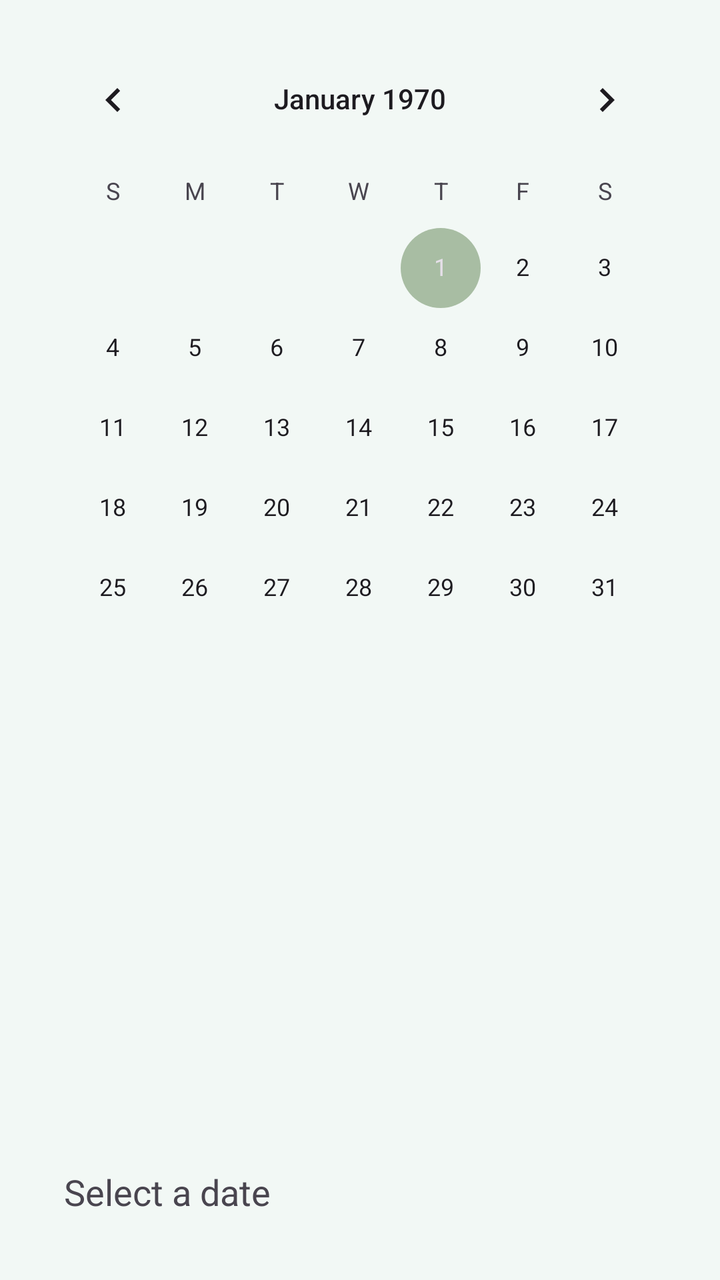
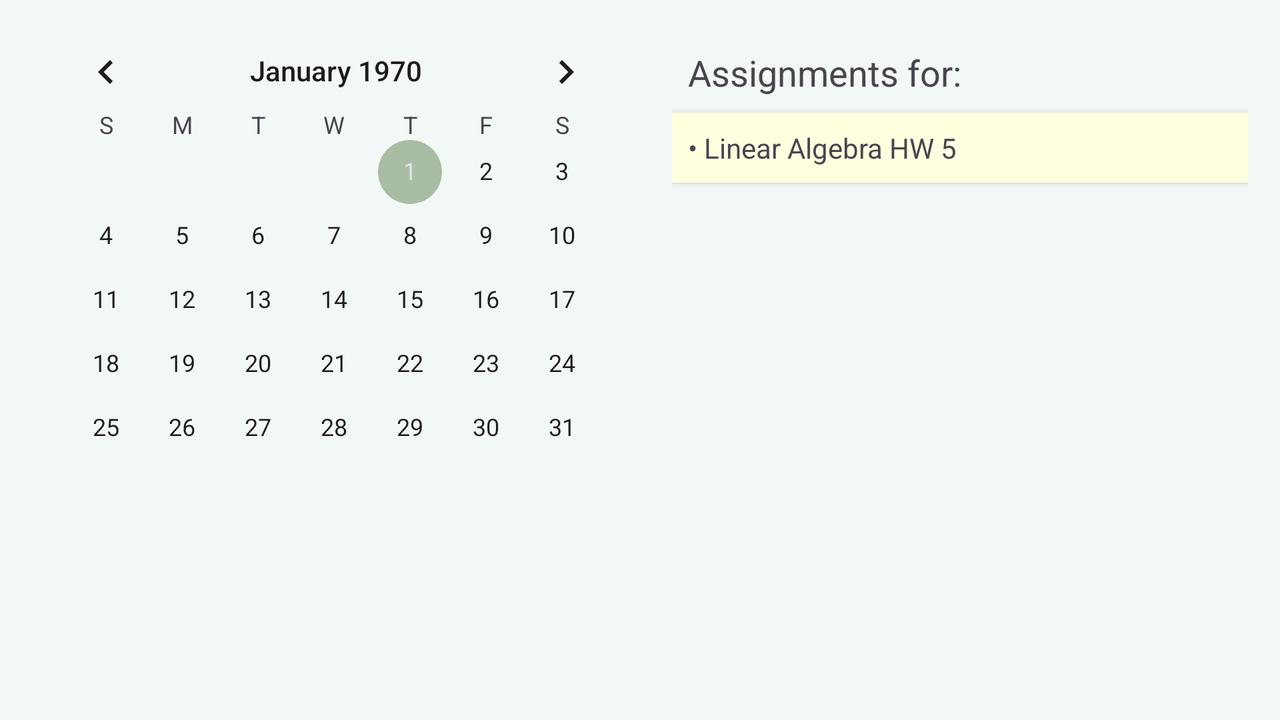

One screen, two layout resources from the same app: the default and the repository's alternative for another configuration. Each is rendered where Android would select it; the XML of both is given below.
<!-- AndroidManifest.xml: application theme Theme.CSE476Project -->
<!-- res/layout/calendar_activity.xml -->
<?xml version="1.0" encoding="utf-8"?>
<LinearLayout
    xmlns:android="http://schemas.android.com/apk/res/android"
    android:layout_width="match_parent"
    android:layout_height="match_parent"
    android:orientation="vertical"
    android:padding="16dp">

    <CalendarView
        android:id="@+id/calendarView"
        android:layout_width="match_parent"
        android:layout_height="0dp"
        android:layout_weight="1" />

    <TextView
        android:id="@+id/textViewDateDetails"
        android:layout_width="match_parent"
        android:layout_height="wrap_content"
        android:text="Select a date"
        android:textSize="18sp"
        android:padding="16dp"/>



</LinearLayout>
<!-- resources referenced by this layout -->
<resources>
  <style name="Theme.CSE476Project" parent="Base.Theme.CSE476Project" />
  <style name="Base.Theme.CSE476Project" parent="Theme.Material3.DayNight.NoActionBar">
          
          
          <item name="colorPrimary">@color/green</item>
          <item name="colorPrimaryVariant">@color/green</item>
          <item name="colorOnPrimary">@color/white</item>
  
          <item name="colorSecondary">@color/accent_green</item>
          <item name="colorSecondaryVariant">@color/accent_green</item>
          <item name="colorOnSecondary">@color/black</item>
  
          <item name="android:colorBackground">@color/light_green_bg</item>
          <item name="colorSurface">@color/white</item>
          <item name="colorOnSurface">@color/black</item>
  
          <item name="colorControlHighlight">@color/accent_green</item>
  
          <item name="buttonStyle">@style/Widget.MaterialComponents.Button</item>
      </style>
  <color name="green">#18453B</color>
  <color name="white">#FFFFFFFF</color>
  <color name="accent_green">#A8BDA3</color>
  <color name="black">#FF000000</color>
  <color name="light_green_bg">#F2F8F5</color>
</resources>
<!-- res/layout-land/calendar_activity.xml (the repository's variant of the layout above) -->
<!-- drawn on the phone turned sideways -->
<?xml version="1.0" encoding="utf-8"?>
<LinearLayout
    xmlns:android="http://schemas.android.com/apk/res/android"
    android:layout_width="match_parent"
    android:layout_height="match_parent"
    android:orientation="horizontal"
    android:padding="16dp">

    
    <CalendarView
        android:id="@+id/calendarView"
        android:layout_width="0dp"
        android:layout_height="match_parent"
        android:layout_weight="1" />

    
    <ScrollView
        android:layout_width="0dp"
        android:layout_height="match_parent"
        android:layout_weight="1"
        android:paddingStart="16dp">

        <LinearLayout
            android:layout_width="match_parent"
            android:layout_height="wrap_content"
            android:orientation="vertical">

            <TextView
                android:id="@+id/textViewDateDetails"
                android:layout_width="match_parent"
                android:layout_height="wrap_content"
                android:text="Assignments for: "
                android:textSize="18sp"
                android:padding="8dp"/>

            
            
            <TextView
                android:id="@+id/assignmentExample"
                android:layout_width="match_parent"
                android:layout_height="wrap_content"
                android:text="• Linear Algebra HW 5"
                android:padding="8dp"
                android:background="#FFFFE0"
                android:elevation="2dp"
                android:layout_marginBottom="8dp" />
        </LinearLayout>
    </ScrollView>
</LinearLayout>
